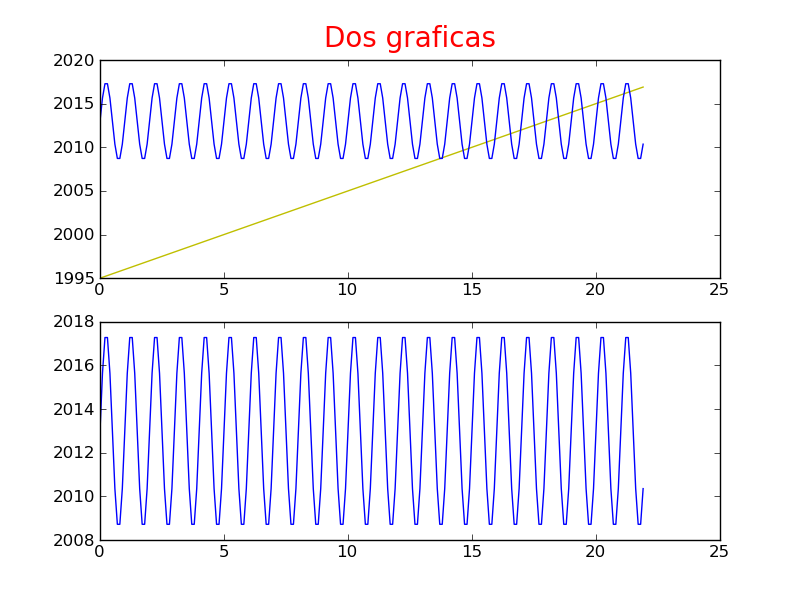

Recreate this plot in Python.
import numpy as np
import matplotlib.pyplot as plt
def f(a): return a + 1995
def g(t): return (4.5*np.sin(2*np.pi*t)) + 2013
a1 = np.arange(0, 22, 0.1)
t1 = np.arange(0, 22, 0.1)
plt.figure(1)
plt.subplot(211)
plt.title('Dos graficas', fontsize=20, color='red')
plt.plot(a1, f(t1), 'y', t1, g(t1), 'b')
plt.subplot(212)
plt.plot(t1, g(t1))
plt.savefig('preguntatres.png')
plt.show()
